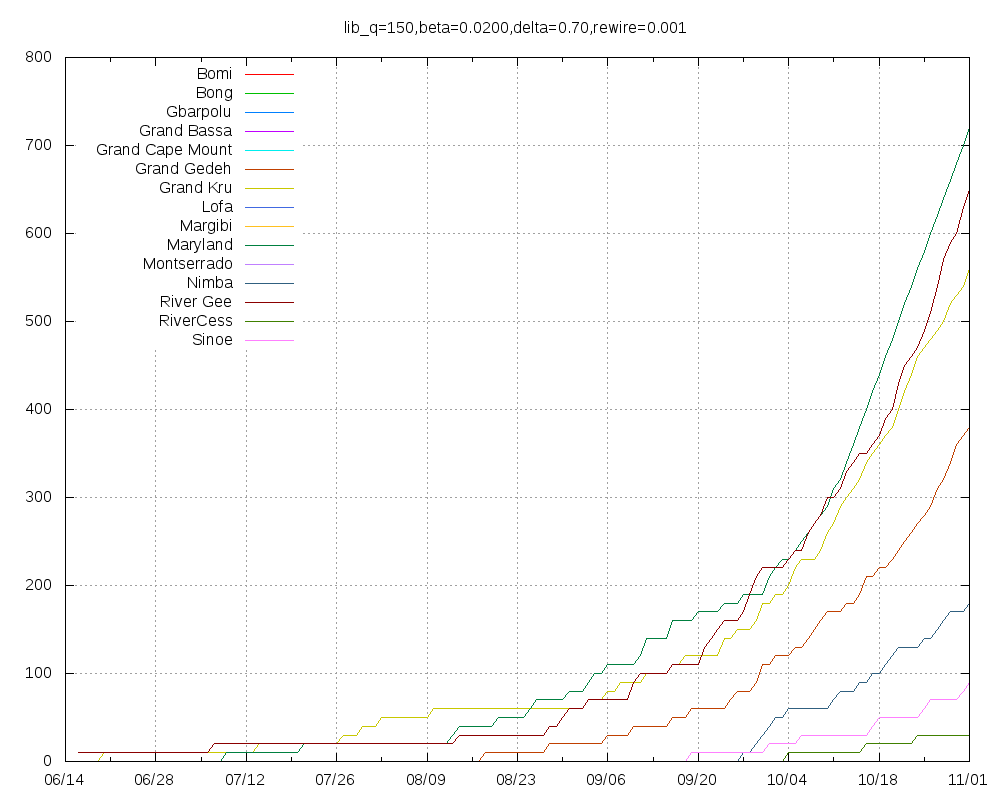

The script that saved this image:
set title "lib_q=150,beta=0.0200,delta=0.70,rewire=0.001"
set key top left
set grid
set xdata time
set timefmt "%Y-%m-%d"
set terminal png size 1000,800
set output "lib_q=150,beta=0.0200,delta=0.70,rewire=0.001.png"
plot "Bomi.tab" using 1:2 title "Bomi" with lines,"Bong.tab" using 1:2 title "Bong" with lines,"Gbarpolu.tab" using 1:2 title "Gbarpolu" with lines,"Grand_Bassa.tab" using 1:2 title "Grand Bassa" with lines,"Grand_Cape_Mount.tab" using 1:2 title "Grand Cape Mount" with lines,"Grand_Gedeh.tab" using 1:2 title "Grand Gedeh" with lines,"Grand_Kru.tab" using 1:2 title "Grand Kru" with lines,"Lofa.tab" using 1:2 title "Lofa" with lines,"Margibi.tab" using 1:2 title "Margibi" with lines,"Maryland.tab" using 1:2 title "Maryland" with lines,"Montserrado.tab" using 1:2 title "Montserrado" with lines,"Nimba.tab" using 1:2 title "Nimba" with lines,"River_Gee.tab" using 1:2 title "River Gee" with lines,"RiverCess.tab" using 1:2 title "RiverCess" with lines,"Sinoe.tab" using 1:2 title "Sinoe" with lines
